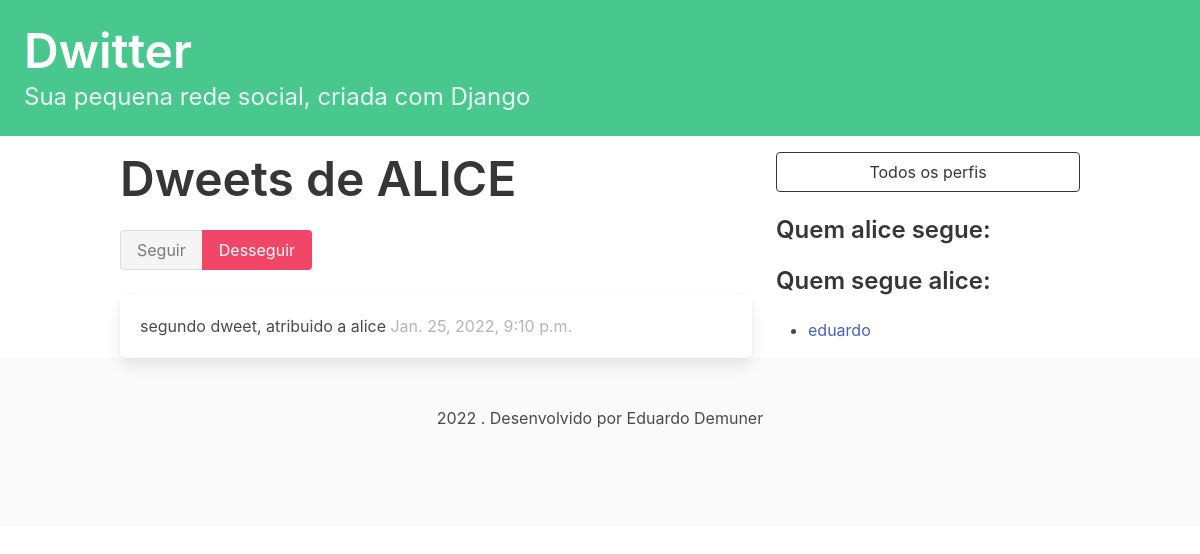
The page /profile/2 (signed in) on the database its author committed.
### dwitter/models.py (models this page shows, shortened)
class Profile(models.Model):
    user = models.OneToOneField(User, on_delete=models.CASCADE)
    follows = models.ManyToManyField(
        "self",
        related_name="followed_by",
        symmetrical=False,
        blank=True
    )
    def __str__(self):
        return self.user.username

class Dweet(models.Model):
    user = models.ForeignKey(
        User, related_name="dweets", on_delete=models.DO_NOTHING
    )
    body = models.CharField(max_length=140)
    created_at = models.DateTimeField(auto_now_add=True)

### dwitter/views.py (the view, shortened to what this page needs)
# urls.py: path("profile/<int:pk>", profile, name="profile"),
@login_required(login_url='/login/')
def profile(request, pk):
    profile = Profile.objects.get(pk=pk)
    return render(request, "dwitter/profile.html", {"profile": profile})

### dwitter/templates/dwitter/profile.html (shortened to what this page needs)
{% extends 'base.html' %}
{% block content %}
<div class="columns">
    <div class="column">
        <div class="block">
            <h1 class="title is-1">
                Dweets de {{ profile.user.username|upper }}
            </h1>
            <form method="post">
                <div class="buttons has-addons">
                    {% if profile in user.profile.follows.all %}
                        <button class="button is-success is-static">Seguir</button>
                        <button class="button is-danger"
                        name="follow" value="unfollow">Desseguir</button>
                    {% else %}
                        <button class="button is-success"
                        name="follow" value="follow">Seguir</button>
                        <button class="button is-danger is-static">Desseguir</button>
                    {% endif %}
                </div>
            </form>
        </div>
        <div class="content">
    {% for dweet in profile.user.dweets.all %}
        <div class="box">
            {{ dweet.body }}
            <span class="is-small has-text-grey-light">
                {{ dweet.created_at }}
            </span>
        </div>
    {% endfor %}
</div>
    </div>
    <div class="column is-one-third">
        <div class=block>
            <a href="{% url 'dwitter:profile_list' %}">
                <button class="button is-dark is-outlined is-fullwidth">
                    Todos os perfis
                </button>
            </a>
        </div>
        <div class="block">
            <h3 class="title is-4">
                Quem {{ profile.user.username }} segue:
            </h3>
        </div>
        <div class="block">
            <h3 class="title is-4">
                    Quem segue {{ profile.user.username }}:
            </h3>
            <div class="content">
                <ul>
                    {% for follower in profile.followed_by.all %}
                        <li>
                            <a href="{% url 'dwitter:profile' follower.id %}">
                                {{ follower }}
                            </a>
                        </li>
                    {% endfor %}
                </ul>
            </div>
        </div>
    </div>
</div>
{% endblock content %}

### rows shown on the page
Profile: user.username "ALICE", user.username "alice"
Dweet: body "segundo dweet, atribuido a alice", created_at "Jan. 25, 2022, 9:10 p.m."
Profile: user.username "eduardo"
